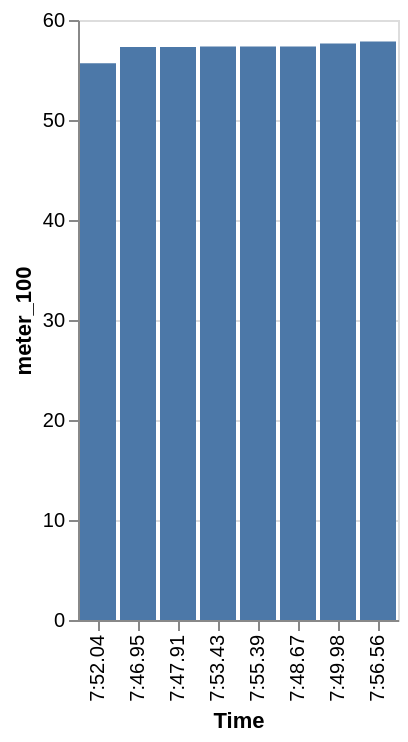

Here is the Vega-Lite specification saved for this chart:
### Vega-Lite specification from a JSON file in a GitHub repository (floating-point values rounded to 4 significant figures)
{"data": {"values": [{"x_data": "7:52.04", "y_data": 55.67}, {"x_data": "7:46.95", "y_data": 57.31}, {"x_data": "7:47.91", "y_data": 57.31}, {"x_data": "7:53.43", "y_data": 57.34}, {"x_data": "7:55.39", "y_data": 57.34}, {"x_data": "7:48.67", "y_data": 57.35}, {"x_data": "7:49.98", "y_data": 57.66}, {"x_data": "7:56.56", "y_data": 57.84}]}, "mark": "bar", "encoding": {"x": {"field": "x_data", "type": "nominal", "title": "Time", "sort": {"op": "sum", "field": "y_data", "order": "ascending"}}, "y": {"field": "y_data", "type": "quantitative", "title": "meter_100"}}}
